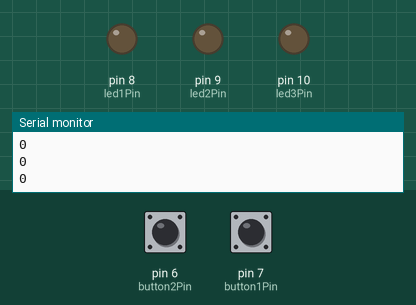
This sketch was run on a simulated Arduino Uno, built with avr-gcc and run on an emulated ATmega328P. Shown: output pins drawn as LEDs (lit = HIGH), the last lines printed to the serial monitor. The test bench sets the inputs (shaded band); at power-on: pin 6 (button2Pin) HIGH, pin 7 (button1Pin) HIGH.

Above: at 1.2 s.
1.3 s: pin 6 (button2Pin) pulled LOW for 0.15 s
At 1.6 s:
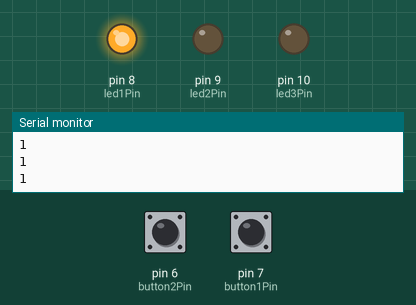
2.9 s: pin 6 (button2Pin) pulled LOW for 1 s
At 4.1 s:
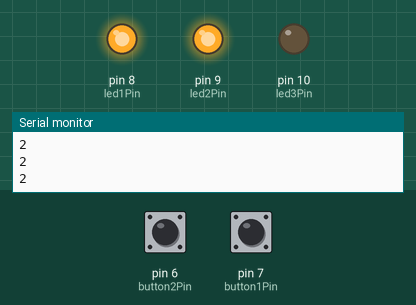
5.4 s: pin 6 (button2Pin) pulled LOW for 0.15 s
At 6.1 s:
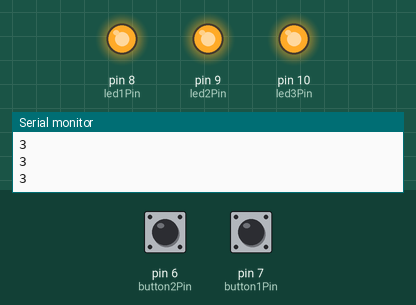
7.0 s: pin 7 (button1Pin) pulled LOW for 0.15 s
At 7.4 s:
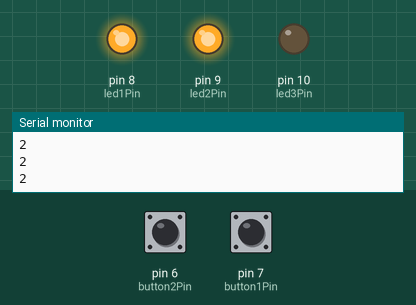
8.6 s: pin 7 (button1Pin) pulled LOW for 1 s
At 9.9 s:
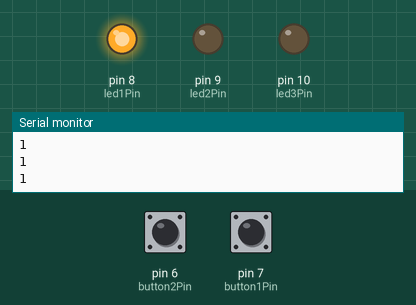
Timing chart, 0 to 11.6 s (numbered marks = the images above; inputs shaded):
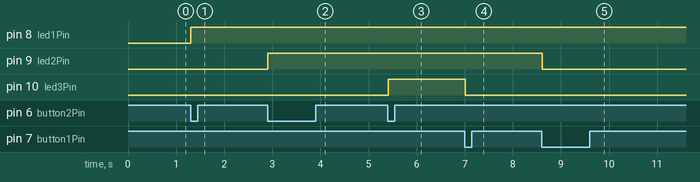

Measured:
- after the input at 1.3 s, pin 8 (led1Pin): LOW → HIGH at once
- after the input at 2.9 s, pin 9 (led2Pin): LOW → HIGH at once
- after the input at 5.4 s, pin 10 (led3Pin): LOW → HIGH at once
- after the input at 7.0 s, pin 10 (led3Pin): HIGH → LOW at once
- after the input at 8.6 s, pin 9 (led2Pin): HIGH → LOW at once

The sketch:

challenge_button_led.ino
```cpp
int led1Pin = 8;
int led2Pin = 9;
int led3Pin = 10;

int button1Pin = 7;
int button2Pin = 6;

int level = 0;  //0 - 3

int lastButton1State = 1;
int lastButton2State = 1;

void setup() {
  // put your setup code here, to run once:
  pinMode(led1Pin, OUTPUT);
  pinMode(led2Pin, OUTPUT);
  pinMode(led3Pin, OUTPUT);
  pinMode(button1Pin, INPUT_PULLUP);
  pinMode(button2Pin, INPUT_PULLUP);
  Serial.begin(9600);
}

void loop() {
  // put your main code here, to run repeatedly:
  int currentButton2State = digitalRead(button2Pin);
  if (currentButton2State == 0 && lastButton2State == 1) {
    if (level < 3) {
      level++;
    }
  }
  int currentButton1State = digitalRead(button1Pin);
  if (currentButton1State == 0 && lastButton1State == 1) {
    if (level > 0) {
      level--;
    }
  }

  if(level == 0){
    digitalWrite(led1Pin , LOW);
    digitalWrite(led2Pin , LOW);
    digitalWrite(led3Pin , LOW);
  }else if(level == 1){
    digitalWrite(led1Pin , HIGH);
    digitalWrite(led2Pin , LOW);
    digitalWrite(led3Pin , LOW);
  }else if(level == 2){
    digitalWrite(led1Pin , HIGH);
    digitalWrite(led2Pin , HIGH);
    digitalWrite(led3Pin , LOW);
  }else{
    digitalWrite(led1Pin , HIGH);
    digitalWrite(led2Pin , HIGH);
    digitalWrite(led3Pin , HIGH);
  }

  Serial.println(level);
  lastButton1State = currentButton1State;
  lastButton2State = currentButton2State;
  delay(100);
}
```
